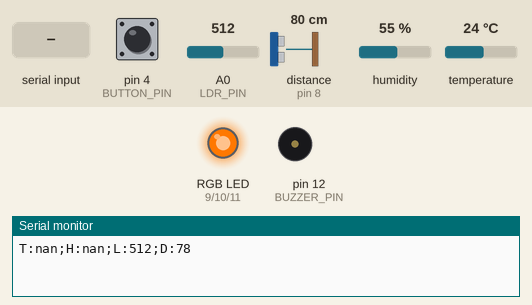
Simulated run of this sketch. Board: Arduino Uno, built with avr-gcc and run on an emulated ATmega328P. Shown: an RGB LED mixed from three pins (HIGH = lit), buzzer (waves = sounding, pin HIGH), the last lines printed to the serial monitor. Wiring (inferred from the names in the program): ultrasonic range finder: trigger pin 7; echo pin 8. The inputs (shaded band) are chosen by the test bench; at power-on: pin 4 (BUTTON_PIN) HIGH, A0 (LDR_PIN) = 512, distance to the obstacle (sensor on pin 8) 80 cm, humidity 55 %, temperature 24 °C. The echo pulse lasts 58.3 µs per cm; pins used as bus, display or sensor lines are not drawn.

Above: at 1.2 s.
1.3 s: pin 4 (BUTTON_PIN) pulled LOW for 0.15 s
At 2.4 s:
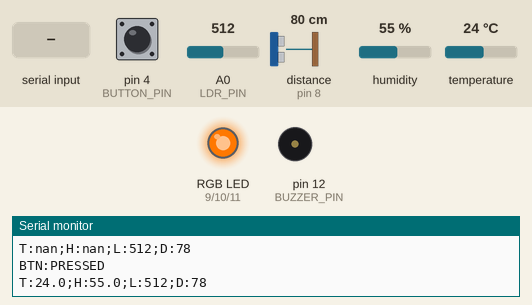
2.9 s: "TMIN:150\n" received over Serial
At 4.7 s:
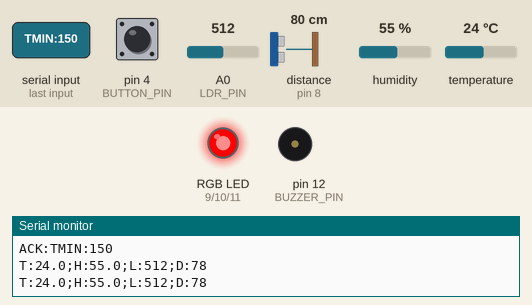
7.8 s: "TMIN:1\n" received over Serial
At 8.3 s:
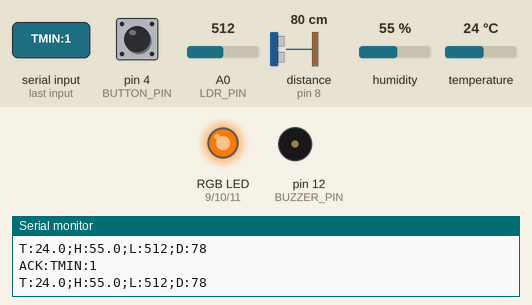
9.5 s: A0 (LDR_PIN) set to 582
11.2 s: A0 (LDR_PIN) set to 609
At 12.5 s:
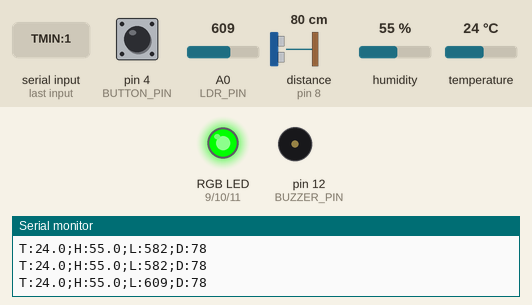
Timing chart, 0 to 14.2 s (numbered marks = the images above; inputs shaded):
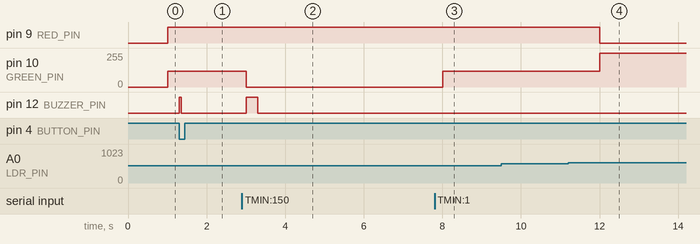

The sketch:

studybuddy.ino
```cpp
// =====================================================================
// StudyBuddy – Smart Study Desk Assistant
// ---------------------------------------------------------------------
// Reads:  DHT11 (temperature + humidity), LDR (light), HC-SR04 (distance)
// Shows:  comfort level on an RGB LED (green / yellow / red)
// Alerts: buzzer beeps when the comfort becomes bad
// Input:  push button (Pomodoro start/pause)
// Sends:  all data to Node-RED over the serial port (USB)
//
// Serial message format (Arduino -> Node-RED), one line every second:
//   T:<temperature °C>;H:<humidity %>;L:<light raw 0-1023>;D:<distance cm>
//   example: T:23.5;H:58.0;L:450;D:35
// Button event (sent when the button is pressed):
//   BTN:PRESSED
//
// Commands (Node-RED -> Arduino), one per line, format KEY:VALUE
//   MUTE:1 / MUTE:0     mute or unmute the buzzer
//   TMIN:<°C>           minimum comfortable temperature
//   TMAX:<°C>           maximum comfortable temperature
//   HMIN:<%>            minimum comfortable humidity
//   HMAX:<%>            maximum comfortable humidity
//   LMIN:<0-1023>       minimum light level (raw)
//   BEEP:<ms>           beep for <ms> milliseconds (e.g. end of Pomodoro)
// Answers: ACK:<command> if understood, ERR:UNKNOWN if not
// =====================================================================

#include <DHT.h>

// ---------- Pins ----------
const int DHT_PIN    = 2;
const int BUTTON_PIN = 4;
const int TRIG_PIN   = 7;
const int ECHO_PIN   = 8;
const int RED_PIN    = 9;
const int GREEN_PIN  = 10;
const int BLUE_PIN   = 11;
const int BUZZER_PIN = 12;
const int LDR_PIN    = A0;

// ---------- Comfort thresholds (later adjustable from the dashboard) ----------
float tempMin  = 20.0;   // °C
float tempMax  = 24.0;   // °C
float humMin   = 40.0;   // %
float humMax   = 60.0;   // %
int   lightMin = 600;    // raw value 0-1023, where 0 = dark, 1023 = bright

// ---------- Timing: millis() instead of delay() ----------
const unsigned long SEND_INTERVAL = 1000;  // send data every 1 second
const unsigned long DHT_INTERVAL  = 2000;  // the DHT11 can only measure every 2 seconds
const unsigned long DEBOUNCE_TIME = 50;    // ignore button bouncing for 50 ms

unsigned long lastSendTime     = 0;
unsigned long lastDhtTime      = 0;
unsigned long lastButtonChange = 0;
unsigned long buzzerOffTime    = 0;        // 0 = buzzer is off

// ---------- Sensor values ----------
DHT dht(DHT_PIN, DHT11);
float temperature = NAN;   // NAN = "no valid value yet"
float humidity    = NAN;
int   lightRaw    = 0;
int   distanceCm  = 0;

// ---------- Other state ----------
bool lastButtonState  = HIGH;  // HIGH = not pressed (INPUT_PULLUP)
int  lastComfortLevel = 0;     // 0 = good, 1 = medium, 2 = bad
bool muted            = false; // true = buzzer is silenced
String inputBuffer    = "";    // characters of the command being received


// =====================================================================
// setup(): runs once when the Arduino starts
// =====================================================================
void setup() {
  Serial.begin(9600);

  pinMode(BUTTON_PIN, INPUT_PULLUP);
  pinMode(TRIG_PIN, OUTPUT);
  pinMode(ECHO_PIN, INPUT);
  pinMode(RED_PIN, OUTPUT);
  pinMode(GREEN_PIN, OUTPUT);
  pinMode(BLUE_PIN, OUTPUT);
  pinMode(BUZZER_PIN, OUTPUT);

  dht.begin();
}


// =====================================================================
// loop(): runs again and again, never blocks (no long delay())
// =====================================================================
void loop() {
  unsigned long now = millis();

  // Every 2 seconds: read the DHT11
  if (now - lastDhtTime >= DHT_INTERVAL) {
    lastDhtTime = now;
    readDHT();
  }

  // Every second: read light + distance, update the LED and send the data
  if (now - lastSendTime >= SEND_INTERVAL) {
    lastSendTime = now;
    lightRaw   = analogRead(LDR_PIN);
    distanceCm = readDistance();
    updateComfortLed();
    sendData();
  }

  // As often as possible: check the button, read commands, switch the buzzer off in time
  checkButton();
  readCommands();
  updateBuzzer(now);
}


// =====================================================================
// Sensors
// =====================================================================

// Reads temperature and humidity. Keeps the old values if the reading fails.
void readDHT() {
  float t = dht.readTemperature();
  float h = dht.readHumidity();

  if (!isnan(t) && !isnan(h)) {
    temperature = t;
    humidity = h;
  }
}

// Measures the distance with the ultrasonic sensor, in cm.
// Returns 0 if no echo came back (Node-RED will filter that out).
int readDistance() {
  digitalWrite(TRIG_PIN, LOW);
  delayMicroseconds(2);
  digitalWrite(TRIG_PIN, HIGH);
  delayMicroseconds(10);
  digitalWrite(TRIG_PIN, LOW);

  // Timeout of 30 ms (about 5 m) so the program never hangs waiting for an echo
  long duration = pulseIn(ECHO_PIN, HIGH, 30000);

  // Sound travels 0.034 cm per microsecond; divide by 2 because it goes and comes back
  return duration * 0.034 / 2;
}


// =====================================================================
// Comfort level + RGB LED
// =====================================================================

// Counts how many values are outside their comfort range.
// 0 problems = good, 1 problem = medium, 2 or more = bad.
int getComfortLevel() {
  int problems = 0;

  if (temperature < tempMin || temperature > tempMax) problems++;
  if (humidity < humMin || humidity > humMax)         problems++;
  if (lightRaw < lightMin)                             problems++;

  if (problems == 0) return 0;
  if (problems == 1) return 1;
  return 2;
}

// Sets the colour of the RGB LED (each value 0-255)
void setColor(int red, int green, int blue) {
  analogWrite(RED_PIN, red);
  analogWrite(GREEN_PIN, green);
  analogWrite(BLUE_PIN, blue);
}

// Shows the comfort level on the LED and beeps when it becomes bad
void updateComfortLed() {
  int level = getComfortLevel();

  if (level == 0)      setColor(0, 255, 0);    // green
  else if (level == 1) setColor(255, 120, 0);  // yellow
  else                 setColor(255, 0, 0);    // red

  // Beep only at the moment the comfort changes to bad (not every second)
  if (level == 2 && lastComfortLevel != 2) {
    beep(300);
  }
  lastComfortLevel = level;
}


// =====================================================================
// Button
// =====================================================================

// Sends "BTN:PRESSED" at the moment the button is pressed
void checkButton() {
  bool state = digitalRead(BUTTON_PIN);

  if (state != lastButtonState && millis() - lastButtonChange > DEBOUNCE_TIME) {
    lastButtonChange = millis();
    lastButtonState = state;

    if (state == LOW) {          // LOW = pressed
      Serial.println("BTN:PRESSED");
      beep(50);                  // short click sound as feedback
    }
  }
}


// =====================================================================
// Buzzer (non-blocking)
// =====================================================================

// Switches the buzzer on; updateBuzzer() switches it off after "duration" ms
void beep(unsigned long duration) {
  if (muted) return;             // do nothing when the buzzer is muted
  digitalWrite(BUZZER_PIN, HIGH);
  buzzerOffTime = millis() + duration;
}

// Switches the buzzer off when its time is over
void updateBuzzer(unsigned long now) {
  if (buzzerOffTime != 0 && now >= buzzerOffTime) {
    digitalWrite(BUZZER_PIN, LOW);
    buzzerOffTime = 0;
  }
}


// =====================================================================
// Serial communication
// =====================================================================

// Sends one line with all sensor values
void sendData() {
  Serial.print("T:");
  Serial.print(temperature, 1);   // 1 decimal
  Serial.print(";H:");
  Serial.print(humidity, 1);
  Serial.print(";L:");
  Serial.print(lightRaw);
  Serial.print(";D:");
  Serial.println(distanceCm);
}


// =====================================================================
// Receiving commands (Node-RED -> Arduino)
// =====================================================================

// Collects the incoming characters until a full line has arrived.
// Does not block: it only reads what is already waiting.
void readCommands() {
  while (Serial.available() > 0) {
    char c = Serial.read();

    if (c == '\n') {                 // end of the line: the command is complete
      handleCommand(inputBuffer);
      inputBuffer = "";
    } else if (c != '\r') {
      inputBuffer += c;
      if (inputBuffer.length() > 30) inputBuffer = "";  // too long: throw it away
    }
  }
}

// Executes one command, e.g. "TMAX:26" -> key "TMAX", value 26
void handleCommand(String cmd) {
  cmd.trim();
  int sep = cmd.indexOf(':');
  if (sep == -1) {
    Serial.println("ERR:UNKNOWN");
    return;
  }

  String key  = cmd.substring(0, sep);
  float value = cmd.substring(sep + 1).toFloat();

  if      (key == "MUTE") muted    = (value == 1);
  else if (key == "TMIN") tempMin  = value;
  else if (key == "TMAX") tempMax  = value;
  else if (key == "HMIN") humMin   = value;
  else if (key == "HMAX") humMax   = value;
  else if (key == "LMIN") lightMin = value;
  else if (key == "BEEP") beep(value);
  else {
    Serial.println("ERR:UNKNOWN");
    return;
  }

  Serial.print("ACK:");              // confirm the command was understood
  Serial.println(cmd);
}
```

Measured:
- the behaviour switches between 599 and 600 on A0 (LDR_PIN) (found by bisection; images 3 and 4)
- after the input at 1.3 s, pin 12 (BUZZER_PIN): LOW → HIGH at once, → LOW 0.05 s later
- after the input at 2.9 s, pin 10 (GREEN_PIN): 120/255 → 0/255 after 0.11 s; pin 12 (BUZZER_PIN): LOW → HIGH after 0.11 s, → LOW 0.30 s later
- after the input at 7.8 s, pin 10 (GREEN_PIN): 0/255 → 120/255 after 0.21 s
- after the input at 11.2 s, pin 9 (RED_PIN): HIGH → LOW after 0.81 s; pin 10 (GREEN_PIN): 120/255 → 255/255 after 0.81 s
